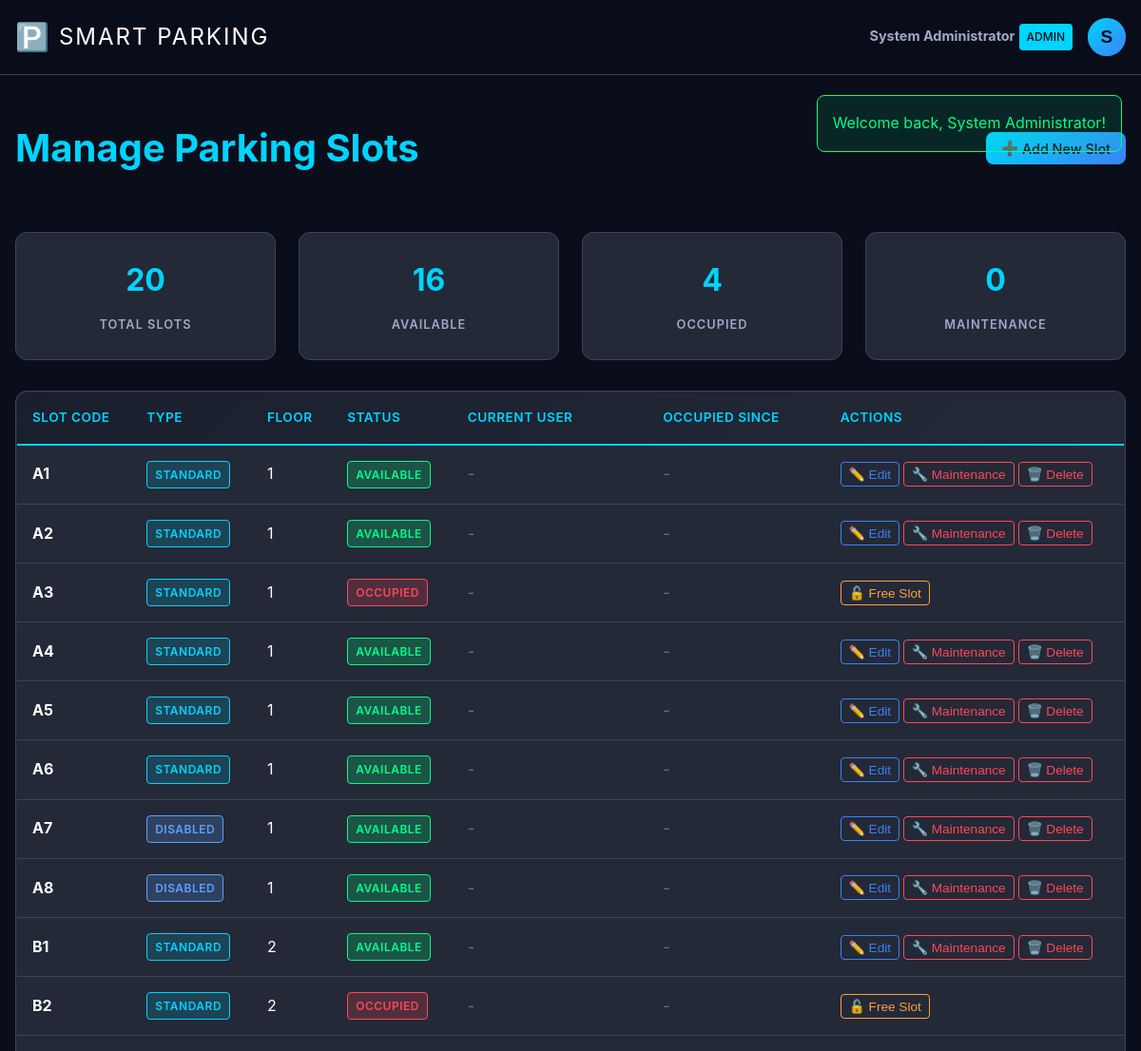
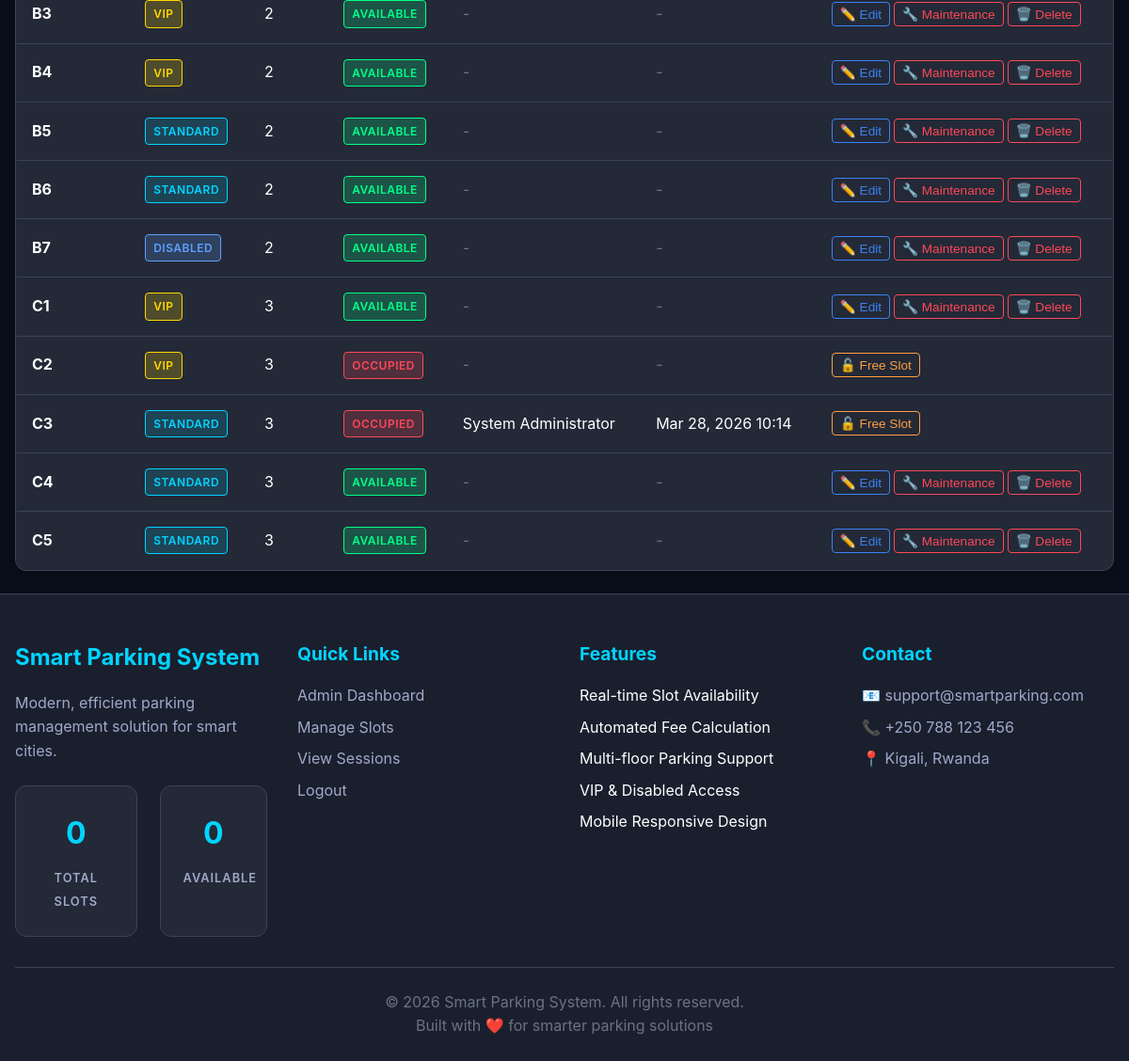
The app's page /admin/manage-slots.php (signed in) with its own data (2 pictures, top to bottom).
### tables this page shows
CREATE TABLE parking_slots (
    id INT AUTO_INCREMENT PRIMARY KEY,
    slot_code VARCHAR(10) UNIQUE NOT NULL,
    slot_type ENUM('standard', 'VIP', 'disabled') NOT NULL DEFAULT 'standard',
    status ENUM('available', 'occupied', 'maintenance') NOT NULL DEFAULT 'available',
    floor INT NOT NULL DEFAULT 1,
    created_at TIMESTAMP DEFAULT CURRENT_TIMESTAMP
);

CREATE TABLE parking_sessions (
    id INT AUTO_INCREMENT PRIMARY KEY,
    user_id INT NOT NULL,
    slot_id INT NOT NULL,
    plate_number VARCHAR(20) NOT NULL DEFAULT '',
    checkin_time DATETIME NOT NULL DEFAULT CURRENT_TIMESTAMP,
    checkout_time DATETIME NULL,
    fee_amount DECIMAL(10, 2) NULL,
    status ENUM('active', 'completed') NOT NULL DEFAULT 'active',
    created_at TIMESTAMP DEFAULT CURRENT_TIMESTAMP,
    FOREIGN KEY (user_id) REFERENCES users(id) ON DELETE CASCADE,
    FOREIGN KEY (slot_id) REFERENCES parking_slots(id) ON DELETE CASCADE
);

CREATE TABLE users (
    id INT AUTO_INCREMENT PRIMARY KEY,
    full_name VARCHAR(100) NOT NULL,
    email VARCHAR(100) UNIQUE NOT NULL,
    password VARCHAR(255) NOT NULL,
    role ENUM('admin', 'client') NOT NULL DEFAULT 'client',
    is_active BOOLEAN DEFAULT TRUE,
    created_at TIMESTAMP DEFAULT CURRENT_TIMESTAMP
);

### includes/auth.php (called while the page is built, shortened)
<?php
function isLoggedIn() {
    return isset($_SESSION['user_id']) && !empty($_SESSION['user_id']);
}
function getCurrentUser() {
    return [
        'id' => $_SESSION['user_id'],
        'full_name' => $_SESSION['user_name'] ?? '',
        'email' => $_SESSION['user_email'] ?? '',
        'role' => $_SESSION['user_role'] ?? ''
    ];
}
function isAdmin() {
    $user = getCurrentUser();
    return $user && $user['role'] === 'admin';
}
function getAllFlashMessages() {
    $messages = $_SESSION['flash'] ?? [];
    return $messages;
}
?>

### includes/db.php (called while the page is built, shortened)
<?php
class Database {
    private static $instance = null;
    private $conn;
    private function __construct() {
        $host = 'localhost';
        $dbname = 'parking_system';
        $username = 'root';
        $password = '';
        $charset = 'utf8mb4';
        $dsn = "mysql:host=$host;dbname=$dbname;charset=$charset";
        $options = [
            PDO::ATTR_ERRMODE            => PDO::ERRMODE_EXCEPTION,
            PDO::ATTR_DEFAULT_FETCH_MODE => PDO::FETCH_ASSOC,
            PDO::ATTR_EMULATE_PREPARES   => false,
        ];
        try {
            $this->conn = new PDO($dsn, $username, $password, $options);
        } catch (PDOException $e) {
            throw new PDOException($e->getMessage(), (int)$e->getCode());
        }
    }
    public static function getInstance() {
        if (self::$instance === null) {
            self::$instance = new self();
        }
        return self::$instance;
    }
    public function query($sql, $params = []) {
        try {
            $stmt = $this->conn->prepare($sql);
            $stmt->execute($params);
            return $stmt;
        } catch (PDOException $e) {
            throw new Exception("Query failed: " . $e->getMessage());
        }
    }
    public function fetchAll($sql, $params = []) {
        $stmt = $this->query($sql, $params);
        return $stmt->fetchAll();
    }
}
function getDB() {
    return Database::getInstance();
}
?>

### admin/manage-slots.php (the view, shortened to what this page needs)
<?php
require_once '../includes/auth.php';
require_once '../includes/db.php';
$db = getDB();
$slots = [];
try {
    $slots = $db->fetchAll("
        SELECT s.*,
               CASE WHEN ps.status = 'active' THEN 'occupied' ELSE s.status END as current_status,
               u.full_name as parked_user,
               ps.plate_number,
               ps.checkin_time as occupied_since
        FROM parking_slots s
        LEFT JOIN parking_sessions ps ON s.id = ps.slot_id AND ps.status = 'active'
        LEFT JOIN users u ON ps.user_id = u.id
        ORDER BY s.floor, s.slot_code
    ");
} catch (Exception $e) {
    $fetchError = $e->getMessage();
    error_log("Error fetching slots: " . $e->getMessage());
}
$adminPage = true;
?>
<?php include '../includes/header.php'; ?>
<div class="main-content">
    <div class="container">
        <div class="page-header">
            <h1 class="page-title">Manage Parking Slots</h1>
            <button class="btn btn-primary" onclick="showAddSlotModal()">
                <span>➕</span> Add New Slot
            </button>
        </div>
        <div class="slot-stats">
            <div class="stat-item">
                <span class="stat-number"><?php echo count($slots); ?></span>
                <span class="stat-label">Total Slots</span>
            </div>
            <div class="stat-item">
                <span class="stat-number">
                    <?php echo count(array_filter($slots, fn($s) => $s['current_status'] === 'available')); ?>
                </span>
                <span class="stat-label">Available</span>
            </div>
            <div class="stat-item">
                <span class="stat-number">
                    <?php echo count(array_filter($slots, fn($s) => $s['current_status'] === 'occupied')); ?>
                </span>
                <span class="stat-label">Occupied</span>
            </div>
            <div class="stat-item">
                <span class="stat-number">
                    <?php echo count(array_filter($slots, fn($s) => $s['status'] === 'maintenance')); ?>
                </span>
                <span class="stat-label">Maintenance</span>
            </div>
        </div>
        <div class="slots-table-container data-table-container">
            <table class="data-table">
                <thead>
                    <tr>
                        <th>Slot Code</th>
                        <th>Type</th>
                        <th>Floor</th>
                        <th>Status</th>
                        <th>Current User</th>
                        <th>Occupied Since</th>
                        <th>Actions</th>
                    </tr>
                </thead>
                <tbody>
                    <?php if (empty($slots)): ?>
                        <tr>
                            <td colspan="7" class="text-center text-muted">No parking slots found</td>
                        </tr>
                    <?php else: ?>
                        <?php foreach ($slots as $slot): ?>
                            <tr>
                                <td>
                                    <strong><?php echo htmlspecialchars($slot['slot_code']); ?></strong>
                                </td>
                                <td>
                                    <span class="status-badge <?php echo $slot['slot_type']; ?>">
                                        <?php echo ucfirst(htmlspecialchars($slot['slot_type'])); ?>
                                    </span>
                                </td>
                                <td><?php echo htmlspecialchars($slot['floor']); ?></td>
                                <td>
                                    <span class="status-badge <?php echo $slot['current_status']; ?>">
                                        <?php echo ucfirst(htmlspecialchars($slot['current_status'])); ?>
                                    </span>
                                </td>
                                <td>
                                    <?php if ($slot['parked_user']): ?>
                                        <?php echo htmlspecialchars($slot['parked_user']); ?>
                                    <?php else: ?>
                                        <span class="text-muted">-</span>
                                    <?php endif; ?>
                                </td>
                                <td>
                                    <?php if ($slot['occupied_since']): ?>
                                        <?php echo date('M j, Y H:i', strtotime($slot['occupied_since'])); ?>
                                    <?php else: ?>
                                        <span class="text-muted">-</span>
                                    <?php endif; ?>
                                </td>
                                <td>
                                    <div class="table-actions">
                                        <?php if ($slot['current_status'] === 'occupied'): ?>
                                            <form method="POST" style="display:inline" onsubmit="return confirm('Force free slot <?php echo htmlspecialchars($slot['slot_code']); ?>?\n\nThis will end the active session and mark the fee as pending cash collection.')">
                                                <button type="submit" class="table-action-btn" style="border-color:#ff9f40;color:#ff9f40">
                                                    🔓 Free Slot
                                                </button>
                                            </form>
                                        <?php endif; ?>
                                        <?php if ($slot['current_status'] === 'available' || $slot['current_status'] === 'maintenance'): ?>
                                            <button class="table-action-btn edit" onclick="showEditSlotModal(<?php echo $slot['id']; ?>)">
                                                ✏️ Edit
                                            </button>
                                            <?php if ($slot['status'] === 'available'): ?>
                                                <form method="POST" style="display: inline;" onsubmit="return confirm('Put slot in maintenance mode?')">
                                                    <button type="submit" class="table-action-btn delete">
                                                        🔧 Maintenance
                                                    </button>
                                                </form>
                                            <?php endif; ?>
                                            <form method="POST" style="display: inline;" onsubmit="return confirm('Delete this slot permanently?')">
                                                <button type="submit" class="table-action-btn delete">
                                                    🗑️ Delete
                                                </button>
                                            </form>
                                        <?php endif; ?>
                                    </div>
                                </td>
                            </tr>
                        <?php endforeach; ?>
                    <?php endif; ?>
                </tbody>
            </table>
        </div>
    </div>
</div>
<?php include '../includes/footer.php'; ?>

### includes/header.php (shortened to what this page needs)
<?php
require_once __DIR__ . '/auth.php';
$scriptPath = str_replace('\\', '/', $_SERVER['PHP_SELF']);
$rootPath = str_replace('\\', '/', realpath(__DIR__ . '/..'));
$docRoot = str_replace('\\', '/', $_SERVER['DOCUMENT_ROOT']);
$rootRelative = str_replace($docRoot, '', $rootPath);
$scriptDir = dirname($scriptPath);
$depth = substr_count(str_replace($rootRelative, '', $scriptDir), '/');
$BASE = str_repeat('../', $depth);
?>
<!DOCTYPE html>
<html lang="en">
<head>
    <link rel="stylesheet" href="<?php echo $BASE; ?>assets/css/style.css">
    <?php if (isset($adminPage)): ?>
    <link rel="stylesheet" href="<?php echo $BASE; ?>admin/admin-complete.css">
    <?php endif; ?>
</head>
<body>
    <nav class="navbar">
        <div class="nav-container">
            <div class="nav-brand">
                <a href="<?php echo $BASE; ?><?php echo isLoggedIn() ? (isAdmin() ? 'dashboard-admin.php' : 'dashboard-client.php') : 'index.html'; ?>" class="brand-link">
                    <span class="brand-icon">🅿️</span>
                    <span class="brand-text">SMART PARKING</span>
                </a>
            </div>
            <div class="nav-menu">
                <?php if (isLoggedIn()): ?>
                    <div class="nav-user">
                        <span class="user-greeting">
                            <strong><?php echo htmlspecialchars($_SESSION['user_name']); ?></strong>
                            <?php if (isAdmin()): ?>
                                <span class="role-badge admin">Admin</span>
                            <?php else: ?>
                                <span class="role-badge client">Client</span>
                            <?php endif; ?>
                        </span>
                        <div class="nav-dropdown">
                            <button class="dropdown-toggle">
                                <span class="user-avatar"><?php echo strtoupper(substr($_SESSION['user_name'], 0, 1)); ?></span>
                            </button>
                        </div>
                    </div>
                <?php endif; ?>
            </div>
        </div>
    </nav>
    <?php $flashMessages = getAllFlashMessages(); if (!empty($flashMessages)): ?>
    <div class="flash-messages">
        <?php foreach ($flashMessages as $type => $message): ?>
            <div class="flash-message flash-<?php echo $type; ?>" data-auto-dismiss="true">
                <?php echo htmlspecialchars($message); ?>
            </div>
        <?php endforeach; ?>
    </div>
    <?php endif; ?>

### includes/footer.php (shortened to what this page needs)
    <footer class="footer">
        <div class="footer-container">
            <div class="footer-content">
                <div class="footer-section">
                    <h3 class="footer-title">Smart Parking System</h3>
                    <p class="footer-text">Modern, efficient parking management solution for smart cities.</p>
                    <div class="footer-stats">
                        <div class="stat-item">
                            <span class="stat-number" id="totalSlots">0</span>
                            <span class="stat-label">Total Slots</span>
                        </div>
                        <div class="stat-item">
                            <span class="stat-number" id="availableSlots">0</span>
                            <span class="stat-label">Available</span>
                        </div>
                    </div>
                </div>
                <div class="footer-section">
                    <h4 class="footer-subtitle">Quick Links</h4>
                    <ul class="footer-links">
                        <?php if (isLoggedIn()): ?>
                            <?php if (isAdmin()): ?>
                                <li><a href="<?php echo $BASE; ?>dashboard-admin.php">Admin Dashboard</a></li>
                                <li><a href="<?php echo $BASE; ?>admin/manage-slots.php">Manage Slots</a></li>
                                <li><a href="<?php echo $BASE; ?>admin/view-sessions.php">View Sessions</a></li>
                            <?php else: ?>
                                <li><a href="<?php echo $BASE; ?>dashboard-client.php">Client Dashboard</a></li>
                            <?php endif; ?>
                            <li><a href="<?php echo $BASE; ?>logout.php">Logout</a></li>
                        <?php else: ?>
                            <li><a href="<?php echo $BASE; ?>index.html">Home</a></li>
                            <li><a href="<?php echo $BASE; ?>login.php">Login</a></li>
                            <li><a href="<?php echo $BASE; ?>register.php">Register</a></li>
                        <?php endif; ?>
                    </ul>
                </div>
                <div class="footer-section">
                    <h4 class="footer-subtitle">Features</h4>
                    <ul class="footer-links">
                        <li>Real-time Slot Availability</li>
                        <li>Automated Fee Calculation</li>
                        <li>Multi-floor Parking Support</li>
                        <li>VIP & Disabled Access</li>
                        <li>Mobile Responsive Design</li>
                    </ul>
                </div>
                <div class="footer-section">
                    <h4 class="footer-subtitle">Contact</h4>
                    <div class="footer-contact">
                        <p>📧 support@smartparking.com</p>
                        <p>📞 +250 788 123 456</p>
                        <p>📍 Kigali, Rwanda</p>
                    </div>
                </div>
            </div>
            <div class="footer-bottom">
                <p>&copy; <?php echo date('Y'); ?> Smart Parking System. All rights reserved.</p>
                <p>Built with ❤️ for smarter parking solutions</p>
            </div>
        </div>
    </footer>
</body>
</html>

### records on screen
parking_slots: slot_code "A1", slot_type "STANDARD", floor "1", current_status "AVAILABLE"
parking_slots: slot_code "A2", slot_type "STANDARD", floor "1", current_status "AVAILABLE"
parking_slots: slot_code "A3", slot_type "STANDARD", floor "1", current_status "OCCUPIED"
parking_slots: slot_code "A4", slot_type "STANDARD", floor "1", current_status "AVAILABLE"
parking_slots: slot_code "A5", slot_type "STANDARD", floor "1", current_status "AVAILABLE"
parking_slots: slot_code "A6", slot_type "STANDARD", floor "1", current_status "AVAILABLE"
parking_slots: slot_code "A7", slot_type "DISABLED", floor "1", current_status "AVAILABLE"
parking_slots: slot_code "A8", slot_type "DISABLED", floor "1", current_status "AVAILABLE"
parking_slots: slot_code "B1", slot_type "STANDARD", floor "2", current_status "AVAILABLE"
parking_slots: slot_code "B2", slot_type "STANDARD", floor "2", current_status "OCCUPIED"
parking_slots: slot_code "B3", slot_type "VIP", floor "2", current_status "AVAILABLE"
parking_slots: slot_code "B4", slot_type "VIP", floor "2", current_status "AVAILABLE"
parking_slots: slot_code "B5", slot_type "STANDARD", floor "2", current_status "AVAILABLE"
parking_slots: slot_code "B6", slot_type "STANDARD", floor "2", current_status "AVAILABLE"
parking_slots: slot_code "B7", slot_type "DISABLED", floor "2", current_status "AVAILABLE"
parking_slots: slot_code "C1", slot_type "VIP", floor "3", current_status "AVAILABLE"
parking_slots: slot_code "C2", slot_type "VIP", floor "3", current_status "OCCUPIED"
parking_sessions: slot.slot_code "C3", slot.slot_type "STANDARD", slot.floor "3", current_status "OCCUPIED", user.full_name "System Administrator", checkin_time "Mar 28, 2026 10:14"
parking_slots: slot_code "C4", slot_type "STANDARD", floor "3", current_status "AVAILABLE"
parking_slots: slot_code "C5", slot_type "STANDARD", floor "3", current_status "AVAILABLE"

### other values on screen
$_SESSION['user_name'] "System Administrator"
substr($_SESSION['user_name'], 0, 1) "S"
$message "Welcome back, System Administrator!"
count($slots) "20"
count(array_filter($slots, fn($s) => $s['status'] === 'maintenance')) "0"
